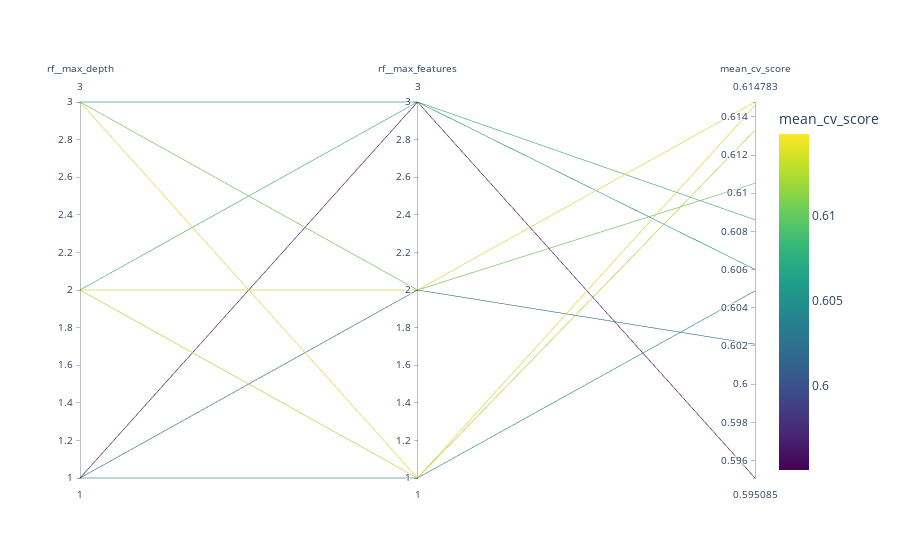

The notebook cell saved with this chart:
### Code cell
mxjqsakit.tuneplot(rf, scoreindim=True)

### Figure 1 — Plotly figure (JSON) as saved in the notebook; plotly's stock layout.template omitted (floating-point values rounded to 4 significant figures)
{"data": [{"dimensions": [{"label": "rf__max_depth", "values": [1, 1, 1, 2, 2, 2, 3, 3, 3]}, {"label": "rf__max_features", "values": [1, 2, 3, 1, 2, 3, 1, 2, 3]}, {"label": "mean_cv_score", "values": [0.6049, 0.6021, 0.5951, 0.6133, 0.6148, 0.6086, 0.6146, 0.6105, 0.606]}], "line": {"color": [0.6049, 0.6021, 0.5951, 0.6133, 0.6148, 0.6086, 0.6146, 0.6105, 0.606], "colorbar": {"title": {"text": "mean_cv_score"}}, "colorscale": [[0, "#440154"], [0.1111, "#482878"], [0.2222, "#3e4989"], [0.3333, "#31688e"], [0.4444, "#26828e"], [0.5556, "#1f9e89"], [0.6667, "#35b779"], [0.7778, "#6ece58"], [0.8889, "#b5de2b"], [1, "#fde725"]], "showscale": true}, "type": "parcoords"}], "layout": {}}
